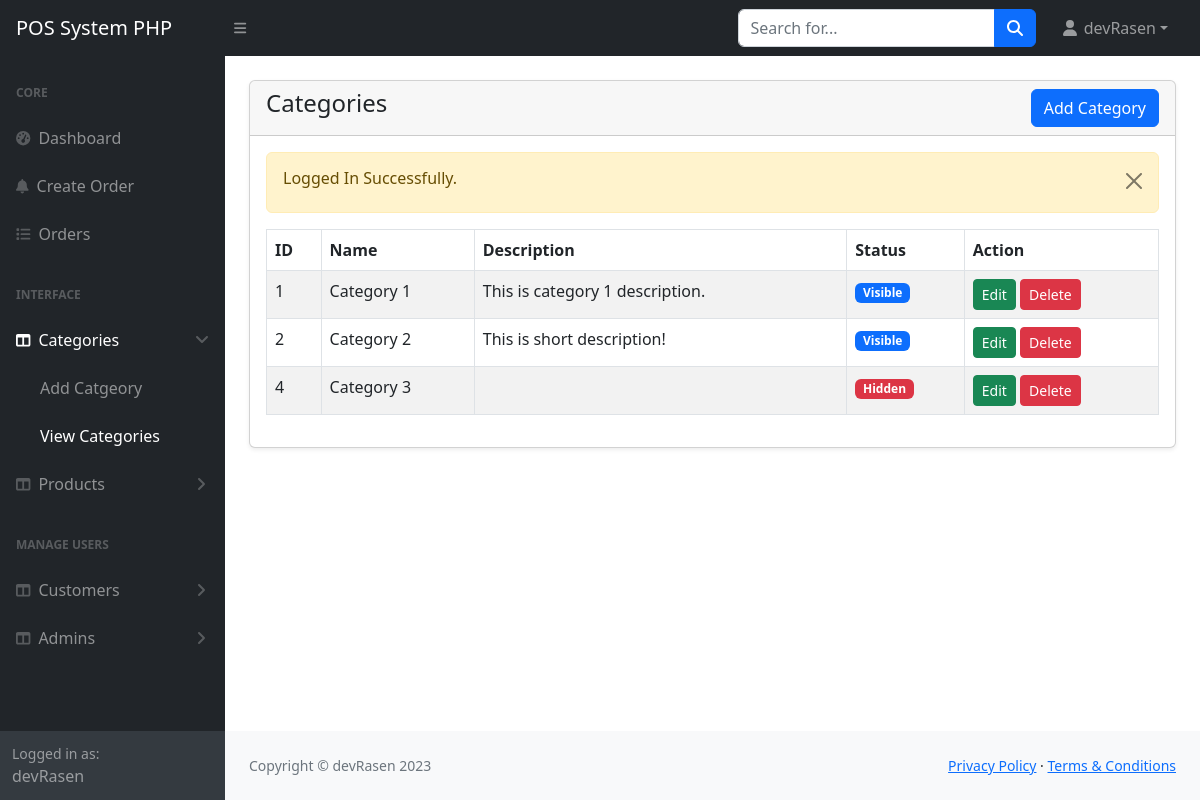
Screenshot of /POS-System-PHP/admin/categories.php (signed in) with the database file from the repository.
### tables this page shows
CREATE TABLE `categories` (
  `id` int NOT NULL,
  `name` text NOT NULL,
  `description` tinytext,
  `status` int NOT NULL DEFAULT '0' COMMENT '0=Visible; 1=Hidden'
);

### POS-System-PHP/admin/categories.php (the view, shortened to what this page needs)
<?php
include('includes/header.php');
?>
<main>
    <div class="container-fluid px-4">
        <div class="card mt-4 shadow-sm">
            <div class="card-header">
                <h4 class="mb-0">Categories
                    <a href="category-create.php" class="btn btn-primary float-end">Add Category</a>
                </h4>
            </div>
            <div class="card-body">
                <div class="table-responsive">
                    <table class="table table-striped table-bordered">
                        <thead>
                            <tr>
                                <th>ID</th>
                                <th>Name</th>
                                <th>Description</th>
                                <th>Status</th>
                                <th>Action</th>
                            </tr>
                        </thead>
                        <tbody>
                            <?php
                            $categories = getAll('categories');
                            if (mysqli_num_rows($categories) > 0) {
                                foreach ($categories as $item) :
                            ?>
                                    <tr>
                                        <td><?= $item['id'] ?></td>
                                        <td><?= $item['name'] ?></td>
                                        <td><?= $item['description'] ?></td>
                                        <td>
                                            <?php
                                            if ($item['status'] == 1) {
                                                echo '<span class="badge bg-danger">Hidden</span>';
                                            } else {
                                                echo '<span class="badge bg-primary">Visible</span>';
                                            }
                                            ?>
                                        </td>
                                        <td>
                                            <a href="category-edit.php?id=<?= $item['id']; ?>" class="btn btn-sm btn-success">Edit</a>
                                            <a href="category-delete.php?id=<?= $item['id']; ?>" class="btn btn-sm btn-danger">Delete</a>
                                        </td>
                                    </tr>
                                <?php
                                endforeach;
                            } else {
                                ?>
                                <tr>
                                    <td colspan="4" class="text-center">No Records Found!</td>
                                </tr>
                            <?php
                            }
                            ?>
                        </tbody>
                    </table>
                </div>
            </div>
        </div>
    </div>
</main>
<?php
include('includes/footer.php');
?>

### rows the page displays
categories: id "1", name "Category 1", description "This is category 1 description.", status "Visible"
categories: id "2", name "Category 2", description "This is short description!", status "Visible"
categories: id "4", name "Category 3", status "Hidden"

### other values shown
$_SESSION['loggedInUser']['name'] "devRasen"
$_SESSION['status'] "Logged In Successfully."
